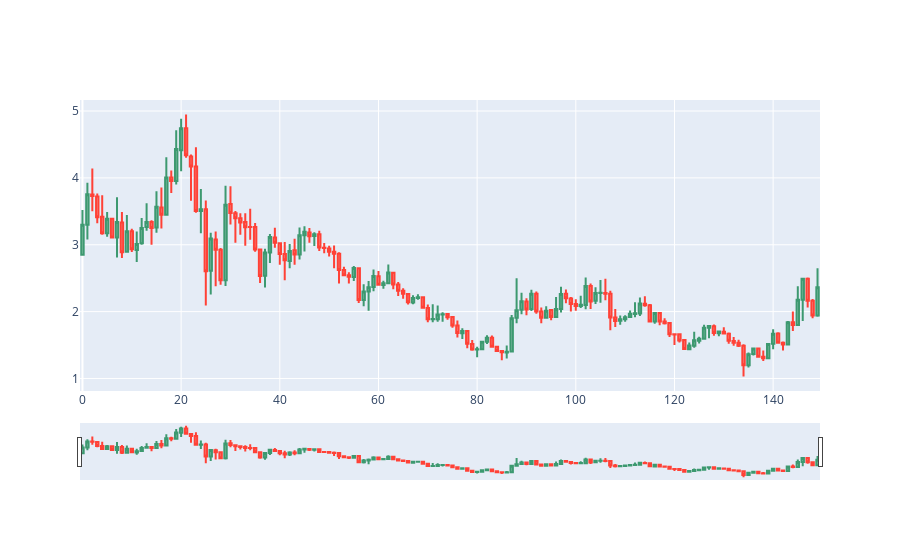

Notebook source saved alongside this figure:
### Code cell
# Visualize the candlestick chart
st = 0
dfpl = dataF[st:st+150].copy()
fig = go.Figure(data=[go.Candlestick(x=dfpl.index,
                                     open=dfpl['open'],
                                     high=dfpl['high'],
                                     low=dfpl['low'],
                                     close=dfpl['close'])])

fig.show()

### Figure 1 — Plotly figure (JSON) as saved in the notebook; plotly's stock layout.template omitted (floating-point values rounded to 4 significant figures; data arrays with more than 128 entries replaced by an {"elided": "..."} marker saying what was removed)
{"data": [{"close": {"elided": "150 float values"}, "high": {"elided": "150 float values"}, "low": {"elided": "150 float values"}, "open": {"elided": "150 float values"}, "type": "candlestick", "x": {"elided": "150 int values"}}], "layout": {}}
